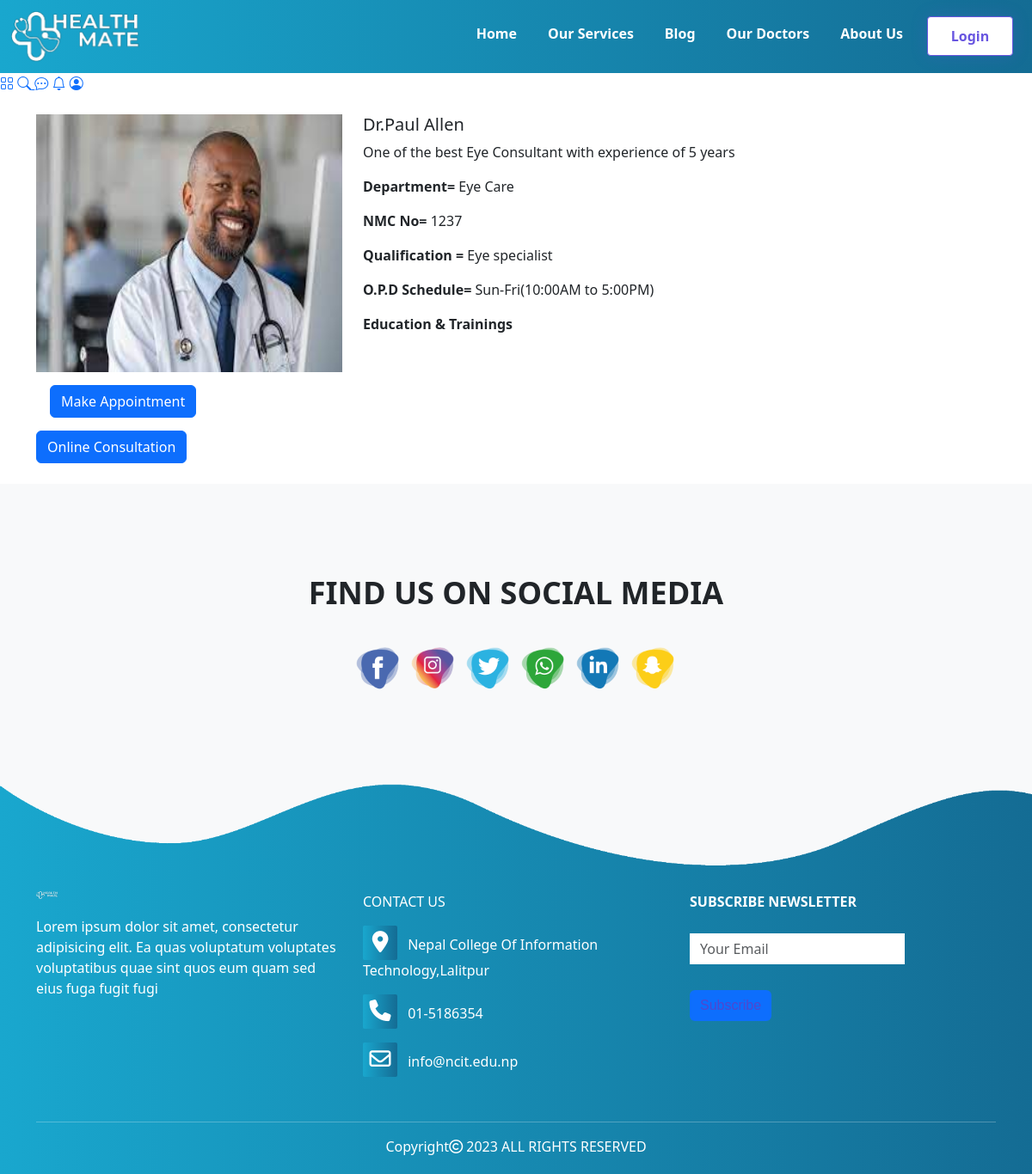
/docview/3, run on the app's committed database.
### healthapp/models.py (models this page shows, shortened)
class doctor(models.Model):
    full_name = models.CharField(max_length=100)
    image = models.ImageField(null=True, blank=True,upload_to='healthApp/images')
    description=models.TextField(default="")
    address = models.CharField(max_length=100,default="")
    shift_start_time = models.CharField(max_length=10)
    shift_end_time = models.CharField(max_length=10)
    qualification_name = models.CharField(max_length=100)
    nmc_number = models.CharField(max_length=10, default="")
    education_training = models.TextField(default="")
    hospital_name = models.CharField(max_length=100)
    department = models.CharField(choices=department, max_length=100)
    professional_experience = models.TextField(default="")
    created_at = models.DateTimeField(default=timezone.now)

### healthapp/views.py (the view)
# urls.py: path("docview/<int:myid>",views.docview,name='ViewDoctorsProfile'),
def docview(request, myid):
    doc = doctor.objects.filter(id=myid)
    return render(request, 'healthapp/docview.html', {'doctors': doc[0]})

### healthapp/templates/healthapp/docview.html (shortened to what this page needs)
{% extends './base.html' %}
{% block content %}
<div class="container my-4">
    <div class="row">
        <div class="col-md-4">
            <div class="row">
                <img src="/media/{{doctors.image}}" width="240px" height="300px">
            </div>
               <a href="/consultationform"> <button class="btn btn-primary mx-3">Make Appointment</button></a>
                <button class="btn btn-primary">Online Consultation</button>
        </div>
        <div class="col-md-8">
            <h5>{{doctors.full_name}}</h5>
            <p>{{doctors.description}}</p>
            <p><b>Department= </b>{{doctors.department}}</p>
            <p><b>NMC No= </b>{{doctors.nmc_number}}</p>
            <p><b>Qualification = </b>{{doctors.qualification_name}}</p>
            <p><b>O.P.D Schedule= </b>Sun-Fri({{doctors.shift_start_time}} to {{doctors.shift_end_time}})</p>
            <p><b>Education & Trainings</b>{{doctors.education_training}}</p>
        </div>
    </div>
</div>
{% endblock content %}

### healthapp/static/style.css (style rules this page uses)
* { margin: 0; padding: 0; }
body { font-family: sans-serif; }
.container { max-width: unset; max-height: max-content; }
.btn { margin-top: 15px; font-family: 'Poppins', sans-serif; background-image: linear-gradient(to right, #4f48cf); }
.row { display: flex; }
* { margin: 0; padding: 0; box-sizing: border-box; }
body { font-family: "Inter", Arial, Helvetica, sans-serif; }
.btn-primary { background-color: #146C94; cursor: pointer; transition: all 0.3s ease; }

### data on the page
doctor: image (picture), full_name "Dr.Paul Allen", description "One of the best Eye Consultant with experience of 5 years", department "Eye Care", nmc_number "1237", qualification_name "Eye specialist", shift_start_time "10:00AM", shift_end_time "5:00PM"
